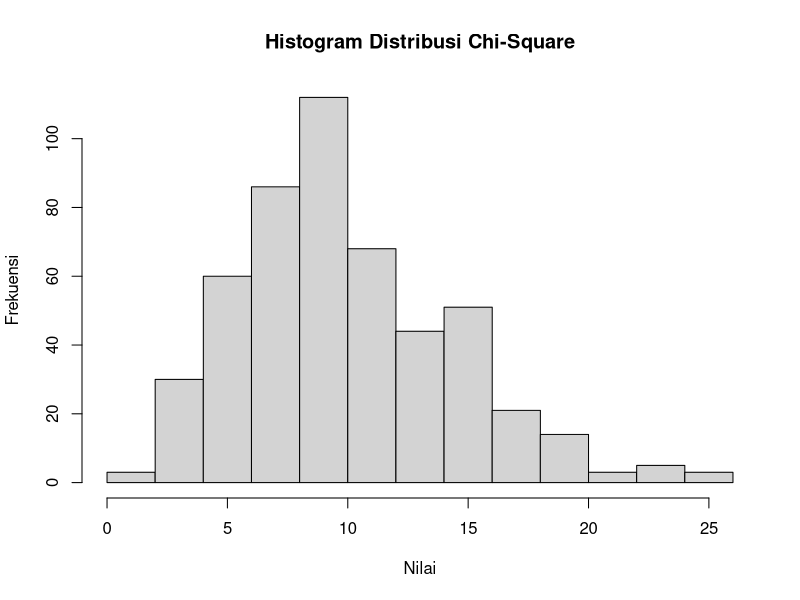

Here is the R script that generated this plot:
# Nama : Gabriella Natasya Br Ginting
# NRP  : 5025211081
# Kelas: Probstat C

# Soal Nomor 3

# Diketahui nilai x = 3 dan v = 10. Tentukan:

# --a
# Fungsi probabilitas dari distribusi Chi-Square.

x <- 3
v <- 10

dchisq(x, v)

# --b
# Histogram dari distribusi Chi-Square dengan 500 data acak.

n <- 500

val <- rchisq(n, v)

hist(val, main = "Histogram Distribusi Chi-Square", xlab = "Nilai", ylab = "Frekuensi")

# --c
# Nilai rataan (μ) dan varian (σ²) dari distribusi Chi-Square.

# Nilai rataan 
v

# Mencari nilai varian
2 * v
